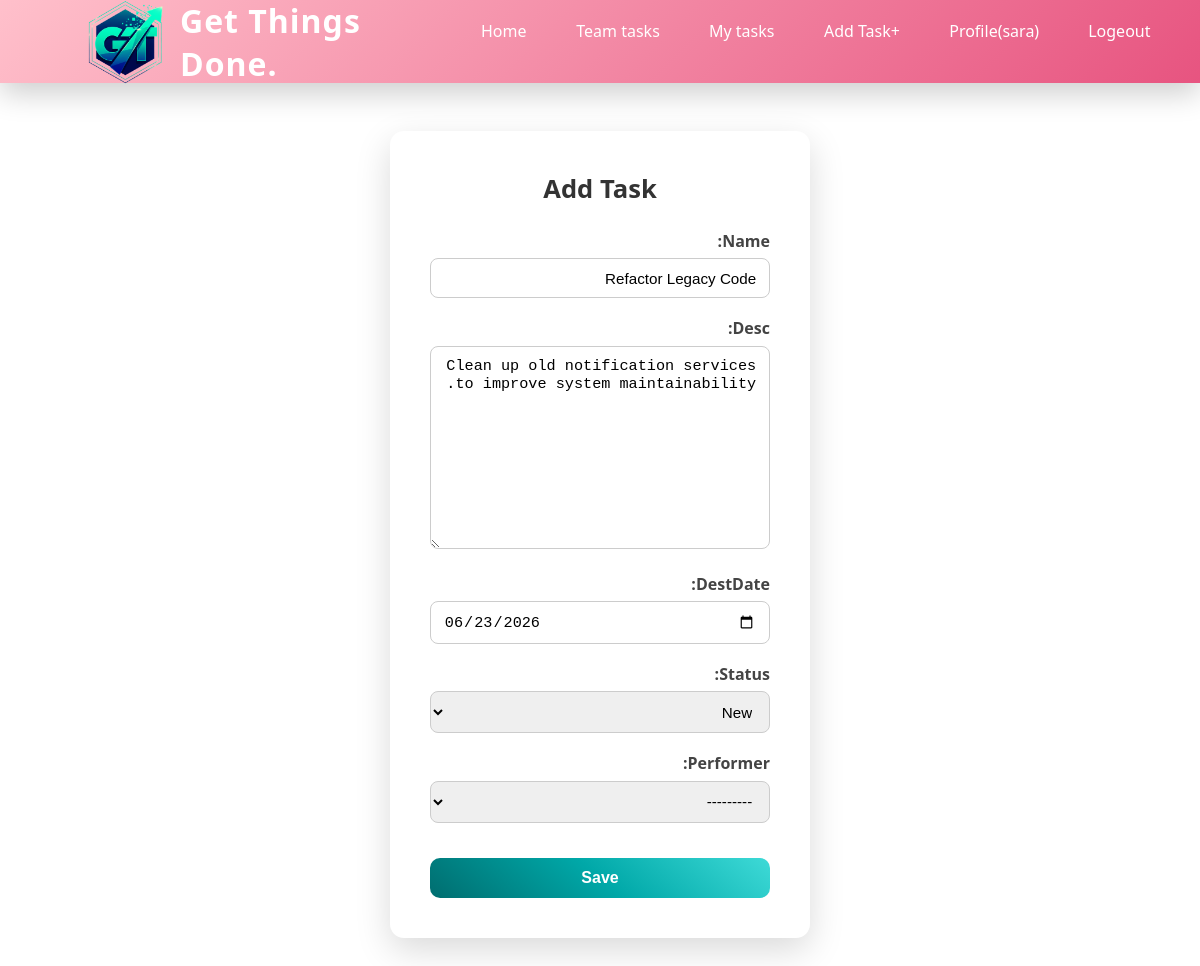
The app's page /edit/10/ (signed in) with its own data.
### DjangoApp/models.py (models this page shows, shortened)
class Task(models.Model):
    id = models.AutoField(primary_key=True)
    name = models.CharField(max_length=50)
    desc = models.TextField(max_length=1000)
    destDate = models.DateField()
    STATUS_CHOICES = [
        ('New', 'New'),
        ('In_Progress', 'In Progress'),
        ('Done', 'Done'),
    ]
    status = models.CharField(max_length=20, choices=STATUS_CHOICES, default='New')
    performer = models.ForeignKey(User, on_delete=models.CASCADE, null=True, blank=True)
    team = models.ForeignKey(Team, on_delete=models.CASCADE)

### DjangoApp/views.py (the view)
# urls.py: path('edit/<int:id>/', views.update_task, name='update_task'),
@user_passes_test(is_admin)
def update_task(request, id):
    task = get_object_or_404(Task, pk=id)
    if request.method == "POST":
        form = TaskForm(request.POST, instance=task)
        if form.is_valid():
            form.save()
        return redirect('allTask')
    else:
        form = TaskForm(instance=task)
        return render(request, 'task/task_form.html', {'form': form})

### DjangoApp/forms.py
class TaskForm(forms.ModelForm):
    class Meta:
        model = Task
        fields = ['name','desc','destDate','status','performer']
        widgets = {
            'destDate': forms.DateInput(
                attrs={'type': 'date', 'class': 'form-control'}
            ),
            'team': forms.HiddenInput()
        }

### DjangoApp/views.py (called while the page is built)
def is_admin(user):
    return user.userprofile.role == 'Manager'

### DjangoApp/templates/task/task_form.html (shortened to what this page needs)
{% extends 'djApp/base.html' %}
{% load static %}
{% block content %}
<div class="form-container">
<h2>Add Task {{team}}</h2>
<form method="post">
    {{ form.as_p }}
    <button type="submit">Save</button>
</form>
    </div>
{% endblock %}

### DjangoApp/templates/djApp/base.html (shortened to what this page needs)
<!DOCTYPE html>
{% load static %}
<html lang="he" dir="rtl">
<head>
    <link rel="stylesheet" href="{% static 'css/navs.css' %}">
    <link rel="stylesheet" href="{% static 'css/forms.css' %}">
</head>
<body>
<nav class="navbar">
    <div class="nav-container">
       <a href="{% url 'home' %}" class="nav-logo">
        <img src="{% static 'images/lls.png' %}" alt="Get Things Done Logo" class="imgLogo" width="90">
        <span>Get Things Done.</span>
    </a>
        <ul class="nav-links">
            <li><a href="{% url 'home' %}">Home</a></li>
            {% if user.is_authenticated %}
            <li><a href="{% url 'allTask' %}">Team tasks</a></li>
            <li><a href="{% url 'myTasks' %}">My tasks </a></li>
            {% if user.userprofile.role == 'Manager' %}
            <li><a href="{% url 'create_task' %}">Add Task+</a></li>
            {% endif %}
            <li><a href="{% url 'profile' %}"> Profile({{ user.username }})</a></li>
            <li><a href="{% url 'logout' %}">Logeout</a></li>
            {% else %}
            <li><a href="{% url 'login' %}">Login</a></li>
            <li><a href="{% url 'register' %}">Register</a></li>
            {% endif %}
        </ul>
    </div>
</nav>
<div class="content">
    {% block content %}
    {% endblock %}
</div>
</body>
</html>

### DjangoApp/static/css/navs.css (style rules this page uses)
:root { --bg-main: linear-gradient(135deg, #ffc0cb 0%, #e75480 100%); --accent: #f5576c; --text: #ffffff; --glass: rgba(255, 255, 255, 0.15); --shadow: 0 10px 30px rgba(0, 0, 0, 0.2); }
* { margin: 0; padding: 0; box-sizing: border-box; }
body { font-family: 'Segoe UI', system-ui, sans-serif; }
.nav-container { direction: ltr; }
.nav-links { direction: ltr; }
.navbar { background: var(--bg-main); backdrop-filter: blur(12px); box-shadow: var(--shadow); position: sticky; top: 0; z-index: 1000; animation: slideDown 0.5s ease-out; }
.nav-container { max-width: 1200rem; margin: auto; padding: 0 2rem; height: 83px; display: flex; justify-content: space-between; align-items: center; }
.nav-logo { display: flex; align-items: center; gap: 10px; color: var(--text); font-size: 2rem; font-weight: 700; text-decoration: none; letter-spacing: 1px; margin-left: 3rem; }
.nav-links { list-style: none; display: flex; gap: 0.8rem; }
.nav-links a { color: var(--text); text-decoration: none; padding: 0.6rem 1.2rem; border-radius: 10px; position: relative; transition: all 0.25s ease; }
.nav-links a::after { content: ""; position: absolute; bottom: 6px; left: 50%; width: 0; height: 2px; background: #fff; transition: all 0.3s ease; }

### DjangoApp/static/css/forms.css (style rules this page uses)
.form-container { max-width: 420px; margin: 3rem auto; padding: 2.5rem; background: #ffffff; border-radius: 14px; box-shadow: 0 12px 35px rgba(0, 0, 0, 0.15); }
.form-container h2 { text-align: center; margin-bottom: 1.5rem; font-size: 1.6rem; color: #333; }
.form-container form p { margin-bottom: 1.2rem; }
.form-container label { display: block; font-weight: 600; margin-bottom: 0.4rem; color: #444; }
.form-container input, .form-container select, .form-container textarea { width: 100%; padding: 0.65rem 0.8rem; border-radius: 8px; border: 1px solid #ccc; font-size: 0.95rem; transition: border 0.25s, box-shadow 0.25s; }
.form-container button { width: 100%; margin-top: 1rem; padding: 0.7rem; font-size: 1rem; font-weight: 600; color: #fff; background: linear-gradient( 40deg, #006D6F 0%, #00A8A8 50%, #3EDAD7 100% ); border: none; border-radius: 10px; cursor: pointer; transition: transform 0.25s, box-shadow 0.25s; }

### records on screen
Task: name "Refactor Legacy Code", desc "Clean up old notification services to improve system maintainability.", destDate "06/23/2026", status "New", performer "---------"

### other values on screen
{{ user.username }} "sara"
